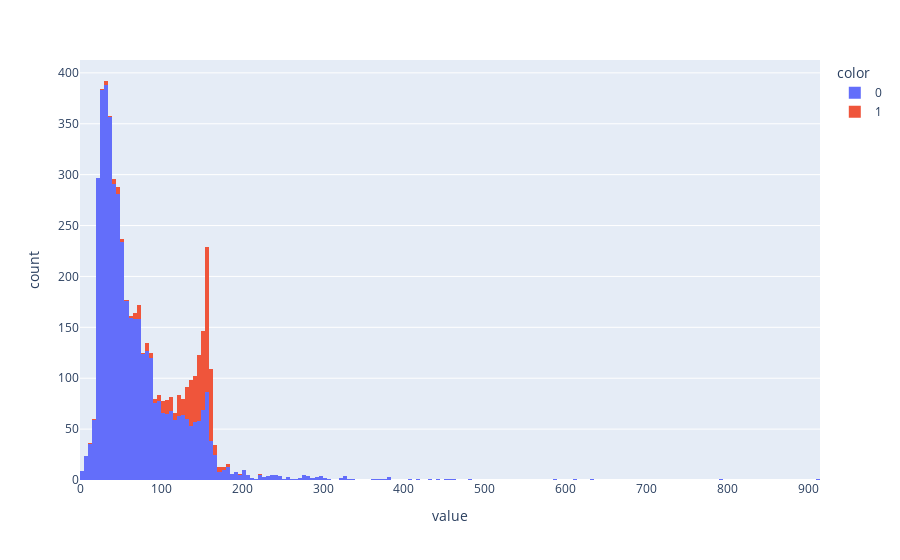

Write notebook code for a chart like this one.
### Code cell
px.histogram(df["numCharacter"], color=df["target"])

### Figure 1 — Plotly figure (JSON) as saved in the notebook; plotly's stock layout.template omitted (floating-point values rounded to 4 significant figures; data arrays with more than 128 entries replaced by an {"elided": "..."} marker saying what was removed)
{"data": [{"alignmentgroup": "True", "bingroup": "x", "hovertemplate": "color=0<br>value=%{x}<br>count=%{y}<extra></extra>", "legendgroup": "0", "marker": {"color": "#636efa", "pattern": {"shape": ""}}, "name": "0", "offsetgroup": "0", "orientation": "v", "showlegend": true, "type": "histogram", "x": {"elided": "4516 int values"}, "xaxis": "x", "yaxis": "y"}, {"alignmentgroup": "True", "bingroup": "x", "hovertemplate": "color=1<br>value=%{x}<br>count=%{y}<extra></extra>", "legendgroup": "1", "marker": {"color": "#EF553B", "pattern": {"shape": ""}}, "name": "1", "offsetgroup": "1", "orientation": "v", "showlegend": true, "type": "histogram", "x": {"elided": "653 int values"}, "xaxis": "x", "yaxis": "y"}], "layout": {"barmode": "relative", "legend": {"title": {"text": "color"}, "tracegroupgap": 0}, "margin": {"t": 60}, "xaxis": {"anchor": "y", "domain": [0, 1], "title": {"text": "value"}}, "yaxis": {"anchor": "x", "domain": [0, 1], "title": {"text": "count"}}}}
